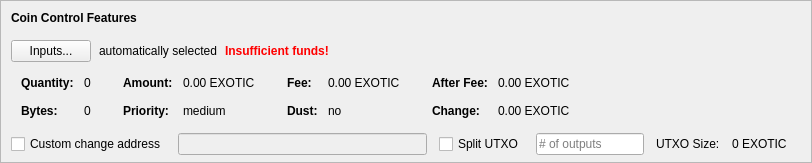
    <widget class="QFrame" name="frameCoinControl">
     <property name="sizePolicy">
      <sizepolicy hsizetype="Expanding" vsizetype="Expanding">
       <horstretch>0</horstretch>
       <verstretch>0</verstretch>
      </sizepolicy>
     </property>
     <property name="maximumSize">
      <size>
       <width>16777215</width>
       <height>16777215</height>
      </size>
     </property>
     <property name="frameShape">
      <enum>QFrame::StyledPanel</enum>
     </property>
     <property name="frameShadow">
      <enum>QFrame::Sunken</enum>
     </property>
     <layout class="QVBoxLayout" name="verticalLayoutCoinControl2">
      <property name="spacing">
       <number>0</number>
      </property>
      <property name="leftMargin">
       <number>0</number>
      </property>
      <property name="topMargin">
       <number>0</number>
      </property>
      <property name="rightMargin">
       <number>0</number>
      </property>
      <property name="bottomMargin">
       <number>6</number>
      </property>
      <item>
       <layout class="QVBoxLayout" name="verticalLayoutCoinControl" stretch="0,0,0,0,1">
        <property name="spacing">
         <number>0</number>
        </property>
        <property name="leftMargin">
         <number>10</number>
        </property>
        <property name="topMargin">
         <number>10</number>
        </property>
        <item>
         <layout class="QHBoxLayout" name="horizontalLayoutCoinControl1">
          <property name="bottomMargin">
           <number>15</number>
          </property>
          <item>
           <widget class="QLabel" name="labelCoinControlFeatures">
            <property name="sizePolicy">
             <sizepolicy hsizetype="Preferred" vsizetype="Maximum">
              <horstretch>0</horstretch>
              <verstretch>0</verstretch>
             </sizepolicy>
            </property>
            <property name="font">
             <font>
              <weight>75</weight>
              <bold>true</bold>
             </font>
            </property>
            <property name="styleSheet">
             <string notr="true">font-weight:bold;</string>
            </property>
            <property name="text">
             <string>Coin Control Features</string>
            </property>
           </widget>
          </item>
         </layout>
        </item>
        <item>
         <layout class="QHBoxLayout" name="horizontalLayoutCoinControl2" stretch="0,0,0,0">
          <property name="spacing">
           <number>8</number>
          </property>
          <property name="bottomMargin">
           <number>10</number>
          </property>
          <item>
           <widget class="QPushButton" name="pushButtonCoinControl">
            <property name="styleSheet">
             <string notr="true"/>
            </property>
            <property name="text">
             <string>Inputs...</string>
            </property>
            <property name="autoDefault">
             <bool>false</bool>
            </property>
           </widget>
          </item>
          <item>
           <widget class="QLabel" name="labelCoinControlAutomaticallySelected">
            <property name="text">
             <string>automatically selected</string>
            </property>
            <property name="margin">
             <number>5</number>
            </property>
           </widget>
          </item>
          <item>
           <widget class="QLabel" name="labelCoinControlInsuffFunds">
            <property name="font">
             <font>
              <weight>75</weight>
              <bold>true</bold>
             </font>
            </property>
            <property name="styleSheet">
             <string notr="true">color:red;font-weight:bold;</string>
            </property>
            <property name="text">
             <string>Insufficient funds!</string>
            </property>
            <property name="margin">
             <number>5</number>
            </property>
           </widget>
          </item>
          <item>
           <spacer name="horizontalSpacerCoinControl">
            <property name="orientation">
             <enum>Qt::Horizontal</enum>
            </property>
            <property name="sizeHint" stdset="0">
             <size>
              <width>40</width>
              <height>1</height>
             </size>
            </property>
           </spacer>
          </item>
         </layout>
        </item>
        <item>
         <widget class="QWidget" name="widgetCoinControl" native="true">
          <property name="sizePolicy">
           <sizepolicy hsizetype="Preferred" vsizetype="Preferred">
            <horstretch>0</horstretch>
            <verstretch>0</verstretch>
           </sizepolicy>
          </property>
          <property name="minimumSize">
           <size>
            <width>0</width>
            <height>0</height>
           </size>
          </property>
          <property name="styleSheet">
           <string notr="true"/>
          </property>
          <layout class="QHBoxLayout" name="horizontalLayoutCoinControl5">
           <property name="leftMargin">
            <number>0</number>
           </property>
           <property name="topMargin">
            <number>0</number>
           </property>
           <property name="rightMargin">
            <number>0</number>
           </property>
           <property name="bottomMargin">
            <number>0</number>
           </property>
           <item>
            <layout class="QHBoxLayout" name="horizontalLayoutCoinControl3" stretch="0,0,0,1">
             <property name="spacing">
              <number>20</number>
             </property>
             <property name="topMargin">
              <number>0</number>
             </property>
             <property name="bottomMargin">
              <number>10</number>
             </property>
             <item>
              <layout class="QFormLayout" name="formLayoutCoinControl1">
               <property name="horizontalSpacing">
                <number>10</number>
               </property>
               <property name="verticalSpacing">
                <number>14</number>
               </property>
               <property name="leftMargin">
                <number>10</number>
               </property>
               <property name="topMargin">
                <number>4</number>
               </property>
               <property name="rightMargin">
                <number>6</number>
               </property>
               <item row="0" column="0">
                <widget class="QLabel" name="labelCoinControlQuantityText">
                 <property name="font">
                  <font>
                   <weight>75</weight>
                   <bold>true</bold>
                  </font>
                 </property>
                 <property name="text">
                  <string>Quantity:</string>
                 </property>
                 <property name="margin">
                  <number>0</number>
                 </property>
                </widget>
               </item>
               <item row="0" column="1">
                <widget class="QLabel" name="labelCoinControlQuantity">
                 <property name="cursor">
                  <cursorShape>IBeamCursor</cursorShape>
                 </property>
                 <property name="contextMenuPolicy">
                  <enum>Qt::ActionsContextMenu</enum>
                 </property>
                 <property name="text">
                  <string notr="true">0</string>
                 </property>
                 <property name="margin">
                  <number>0</number>
                 </property>
                 <property name="textInteractionFlags">
                  <set>Qt::LinksAccessibleByMouse|Qt::TextSelectableByKeyboard|Qt::TextSelectableByMouse</set>
                 </property>
                </widget>
               </item>
               <item row="1" column="0">
                <widget class="QLabel" name="labelCoinControlBytesText">
                 <property name="font">
                  <font>
                   <weight>75</weight>
                   <bold>true</bold>
                  </font>
                 </property>
                 <property name="text">
                  <string>Bytes:</string>
                 </property>
                </widget>
               </item>
               <item row="1" column="1">
                <widget class="QLabel" name="labelCoinControlBytes">
                 <property name="cursor">
                  <cursorShape>IBeamCursor</cursorShape>
                 </property>
                 <property name="contextMenuPolicy">
                  <enum>Qt::ActionsContextMenu</enum>
                 </property>
                 <property name="text">
                  <string notr="true">0</string>
                 </property>
                 <property name="textInteractionFlags">
                  <set>Qt::LinksAccessibleByMouse|Qt::TextSelectableByKeyboard|Qt::TextSelectableByMouse</set>
                 </property>
                </widget>
               </item>
              </layout>
             </item>
             <item>
              <layout class="QFormLayout" name="formLayoutCoinControl2">
               <property name="horizontalSpacing">
                <number>10</number>
               </property>
               <property name="verticalSpacing">
                <number>14</number>
               </property>
               <property name="leftMargin">
                <number>6</number>
               </property>
               <property name="topMargin">
                <number>4</number>
               </property>
               <property name="rightMargin">
                <number>6</number>
               </property>
               <item row="0" column="0">
                <widget class="QLabel" name="labelCoinControlAmountText">
                 <property name="font">
                  <font>
                   <weight>75</weight>
                   <bold>true</bold>
                  </font>
                 </property>
                 <property name="text">
                  <string>Amount:</string>
                 </property>
                 <property name="margin">
                  <number>0</number>
                 </property>
                </widget>
               </item>
               <item row="0" column="1">
                <widget class="QLabel" name="labelCoinControlAmount">
                 <property name="cursor">
                  <cursorShape>IBeamCursor</cursorShape>
                 </property>
                 <property name="contextMenuPolicy">
                  <enum>Qt::ActionsContextMenu</enum>
                 </property>
                 <property name="text">
                  <string notr="true">0.00 EXOTIC</string>
                 </property>
                 <property name="textInteractionFlags">
                  <set>Qt::LinksAccessibleByMouse|Qt::TextSelectableByKeyboard|Qt::TextSelectableByMouse</set>
                 </property>
                </widget>
               </item>
               <item row="1" column="0">
                <widget class="QLabel" name="labelCoinControlPriorityText">
                 <property name="font">
                  <font>
                   <weight>75</weight>
                   <bold>true</bold>
                  </font>
                 </property>
                 <property name="text">
                  <string>Priority:</string>
                 </property>
                </widget>
               </item>
               <item row="1" column="1">
                <widget class="QLabel" name="labelCoinControlPriority">
                 <property name="cursor">
                  <cursorShape>IBeamCursor</cursorShape>
                 </property>
                 <property name="contextMenuPolicy">
                  <enum>Qt::ActionsContextMenu</enum>
                 </property>
                 <property name="text">
                  <string>medium</string>
                 </property>
                 <property name="textInteractionFlags">
                  <set>Qt::LinksAccessibleByMouse|Qt::TextSelectableByKeyboard|Qt::TextSelectableByMouse</set>
                 </property>
                </widget>
               </item>
              </layout>
             </item>
             <item>
              <layout class="QFormLayout" name="formLayoutCoinControl3">
               <property name="horizontalSpacing">
                <number>10</number>
               </property>
               <property name="verticalSpacing">
                <number>14</number>
               </property>
               <property name="leftMargin">
                <number>6</number>
               </property>
               <property name="topMargin">
                <number>4</number>
               </property>
               <property name="rightMargin">
                <number>6</number>
               </property>
               <item row="0" column="0">
                <widget class="QLabel" name="labelCoinControlFeeText">
                 <property name="font">
                  <font>
                   <weight>75</weight>
                   <bold>true</bold>
                  </font>
                 </property>
                 <property name="text">
                  <string>Fee:</string>
                 </property>
                 <property name="margin">
                  <number>0</number>
                 </property>
                </widget>
               </item>
               <item row="0" column="1">
                <widget class="QLabel" name="labelCoinControlFee">
                 <property name="cursor">
                  <cursorShape>IBeamCursor</cursorShape>
                 </property>
                 <property name="contextMenuPolicy">
                  <enum>Qt::ActionsContextMenu</enum>
                 </property>
                 <property name="text">
                  <string notr="true">0.00 EXOTIC</string>
                 </property>
                 <property name="textInteractionFlags">
                  <set>Qt::LinksAccessibleByMouse|Qt::TextSelectableByKeyboard|Qt::TextSelectableByMouse</set>
                 </property>
                </widget>
               </item>
               <item row="1" column="0">
                <widget class="QLabel" name="labelCoinControlLowOutputText">
                 <property name="font">
                  <font>
                   <weight>75</weight>
                   <bold>true</bold>
                  </font>
                 </property>
                 <property name="text">
                  <string>Dust:</string>
                 </property>
                </widget>
               </item>
               <item row="1" column="1">
                <widget class="QLabel" name="labelCoinControlLowOutput">
                 <property name="cursor">
                  <cursorShape>IBeamCursor</cursorShape>
                 </property>
                 <property name="contextMenuPolicy">
                  <enum>Qt::ActionsContextMenu</enum>
                 </property>
                 <property name="text">
                  <string>no</string>
                 </property>
                 <property name="textInteractionFlags">
                  <set>Qt::LinksAccessibleByMouse|Qt::TextSelectableByKeyboard|Qt::TextSelectableByMouse</set>
                 </property>
                </widget>
               </item>
              </layout>
             </item>
             <item>
              <layout class="QFormLayout" name="formLayoutCoinControl4">
               <property name="horizontalSpacing">
                <number>10</number>
               </property>
               <property name="verticalSpacing">
                <number>14</number>
               </property>
               <property name="leftMargin">
                <number>6</number>
               </property>
               <property name="topMargin">
                <number>4</number>
               </property>
               <property name="rightMargin">
                <number>6</number>
               </property>
               <item row="0" column="0">
                <widget class="QLabel" name="labelCoinControlAfterFeeText">
                 <property name="font">
                  <font>
                   <weight>75</weight>
                   <bold>true</bold>
                  </font>
                 </property>
                 <property name="text">
                  <string>After Fee:</string>
                 </property>
                 <property name="margin">
                  <number>0</number>
                 </property>
                </widget>
               </item>
               <item row="0" column="1">
                <widget class="QLabel" name="labelCoinControlAfterFee">
                 <property name="cursor">
                  <cursorShape>IBeamCursor</cursorShape>
                 </property>
                 <property name="contextMenuPolicy">
                  <enum>Qt::ActionsContextMenu</enum>
                 </property>
                 <property name="text">
                  <string notr="true">0.00 EXOTIC</string>
                 </property>
                 <property name="textInteractionFlags">
                  <set>Qt::LinksAccessibleByMouse|Qt::TextSelectableByKeyboard|Qt::TextSelectableByMouse</set>
                 </property>
                </widget>
               </item>
               <item row="1" column="0">
                <widget class="QLabel" name="labelCoinControlChangeText">
                 <property name="font">
                  <font>
                   <weight>75</weight>
                   <bold>true</bold>
                  </font>
                 </property>
                 <property name="text">
                  <string>Change:</string>
                 </property>
                </widget>
               </item>
               <item row="1" column="1">
                <widget class="QLabel" name="labelCoinControlChange">
                 <property name="cursor">
                  <cursorShape>IBeamCursor</cursorShape>
                 </property>
                 <property name="contextMenuPolicy">
                  <enum>Qt::ActionsContextMenu</enum>
                 </property>
                 <property name="text">
                  <string notr="true">0.00 EXOTIC</string>
                 </property>
                 <property name="textInteractionFlags">
                  <set>Qt::LinksAccessibleByMouse|Qt::TextSelectableByKeyboard|Qt::TextSelectableByMouse</set>
                 </property>
                </widget>
               </item>
              </layout>
             </item>
            </layout>
           </item>
          </layout>
         </widget>
        </item>
        <item>
         <layout class="QHBoxLayout" name="horizontalLayoutCoinControl4" stretch="0,0,0,0,0,0,0">
          <property name="spacing">
           <number>12</number>
          </property>
          <property name="sizeConstraint">
           <enum>QLayout::SetDefaultConstraint</enum>
          </property>
          <property name="topMargin">
           <number>5</number>
          </property>
          <property name="rightMargin">
           <number>5</number>
          </property>
          <item>
           <widget class="QCheckBox" name="checkBoxCoinControlChange">
            <property name="toolTip">
             <string>If this is activated, but the change address is empty or invalid, change will be sent to a newly generated address.</string>
            </property>
            <property name="text">
             <string>Custom change address</string>
            </property>
           </widget>
          </item>
          <item>
           <widget class="QValidatedLineEdit" name="lineEditCoinControlChange">
            <property name="enabled">
             <bool>false</bool>
            </property>
            <property name="sizePolicy">
             <sizepolicy hsizetype="Expanding" vsizetype="Fixed">
              <horstretch>0</horstretch>
              <verstretch>0</verstretch>
             </sizepolicy>
            </property>
           </widget>
          </item>
          <item>
           <widget class="QCheckBox" name="splitBlockCheckBox">
            <property name="text">
             <string>Split UTXO</string>
            </property>
           </widget>
          </item>
          <item>
           <widget class="QLineEdit" name="splitBlockLineEdit">
            <property name="sizePolicy">
             <sizepolicy hsizetype="Fixed" vsizetype="Fixed">
              <horstretch>50</horstretch>
              <verstretch>0</verstretch>
             </sizepolicy>
            </property>
            <property name="placeholderText">
             <string># of outputs</string>
            </property>
           </widget>
          </item>
          <item>
           <widget class="QLabel" name="labelBlockSizeText">
            <property name="text">
             <string>UTXO Size:</string>
            </property>
           </widget>
          </item>
          <item>
           <widget class="QLabel" name="labelBlockSize">
            <property name="text">
             <string>0 EXOTIC</string>
            </property>
           </widget>
          </item>
          <item>
           <widget class="QLabel" name="labelCoinControlChangeLabel">
            <property name="sizePolicy">
             <sizepolicy hsizetype="Preferred" vsizetype="Expanding">
              <horstretch>0</horstretch>
              <verstretch>0</verstretch>
             </sizepolicy>
            </property>
            <property name="minimumSize">
             <size>
              <width>0</width>
              <height>0</height>
             </size>
            </property>
            <property name="text">
             <string/>
            </property>
            <property name="margin">
             <number>3</number>
            </property>
           </widget>
          </item>
         </layout>
        </item>
        <item>
         <spacer name="verticalSpacerCoinControl">
          <property name="orientation">
           <enum>Qt::Vertical</enum>
          </property>
          <property name="sizeHint" stdset="0">
           <size>
            <width>800</width>
            <height>1</height>
           </size>
          </property>
         </spacer>
        </item>
       </layout>
      </item>
     </layout>
    </widget>
